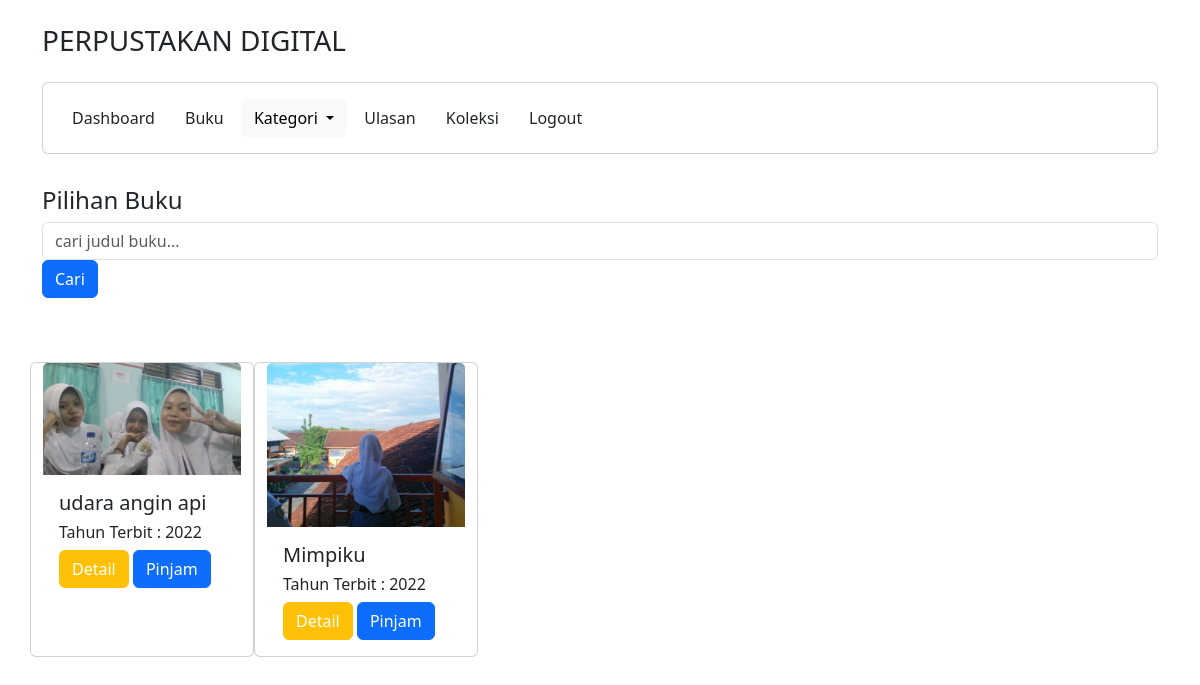
The page /peminjam/kategori.php?nama_kategori=fiksi on the database its author committed.
### tables this page shows
CREATE TABLE `buku` (
  `id_buku` int(11) NOT NULL,
  `id_kategori` int(11) NOT NULL,
  `judul` varchar(255) NOT NULL,
  `penulis` varchar(255) NOT NULL,
  `foto` varchar(100) NOT NULL,
  `buku` varchar(200) NOT NULL,
  `penerbit` varchar(255) NOT NULL,
  `tahun_terbit` int(11) NOT NULL,
  `deskripsi` varchar(1000) NOT NULL
);

### peminjam/kategori.php (the view, shortened to what this page needs)
<?php
include 'layout/header.php';
?>
<div class="container" style="margin-top: 2rem;">
    <div class="row">
        <h4>Pilihan Buku</h4>
        <form action="" method="GET" class="mb-3">
            <div>
                <input type="text" name="search" class="form-control" placeholder="cari judul buku...">
                <button type="submit" class="btn btn-primary">Cari</button>
            </div>
        </form>
        <?php
        include '../koneksi/koneksi.php';
        if (isset($_GET['search'])) {
            $search = $_GET['search'];
            $search = mysqli_real_escape_string($koneksi, $search);
            $query = "SELECT * FROM buku WHERE judul LIKE '%$search%' ORDER BY id_buku ASC";
        } else {
            $query = "SELECT * FROM buku ORDER BY id_buku ASC";
        }
        $data = mysqli_query($koneksi, $query);
        while ($d = mysqli_fetch_array($data)) {
        ?>
            <div class="row row-cols-2 row-cols-md-3 g-4">
                <?php
                include '../koneksi/koneksi.php';
                if (isset($_GET['nama_kategori'])) {
                    $nama_kategori = $_GET['nama_kategori'];
                } else {
                    die("Error, Data Tidak Ditemukan");
                }
                $data = mysqli_query($koneksi, "SELECT * FROM buku,kategoribuku WHERE
              buku.id_kategori=kategoribuku.id_kategori AND nama_kategori= '$nama_kategori' ");
                while ($d = mysqli_fetch_array($data)) {
                ?>
                    <div class="card" style="width: 14rem;">
                        <img src="../petugas/asset/sampul/<?php echo $d['foto']; ?>" class="card-img-top" alt="...">
                        <div class="card-body">
                            <h5 class="card-title"><?php echo $d['judul']; ?></h5>
                            <h6>Tahun Terbit : <?php echo $d['tahun_terbit']; ?></h6>
                            <a href="data/detail.php?id_buku=<?php echo $d['id_buku']; ?>" class="btn btn-warning text-white">Detail</a>
                            <a href="data/pinjam_buku.php?id_buku=<?php echo $d['id_buku']; ?>" class="btn btn-primary">Pinjam</a>
                        </div>
                    </div>
                <?php
                }
                ?>
            </div>
    </div>
<?php } ?>
<?php
include 'layout/footer.php';
?>

### rows shown on the page
buku: foto (picture), judul "udara angin api", tahun_terbit "2022"
buku: foto (picture), judul "Mimpiku", tahun_terbit "2022"
